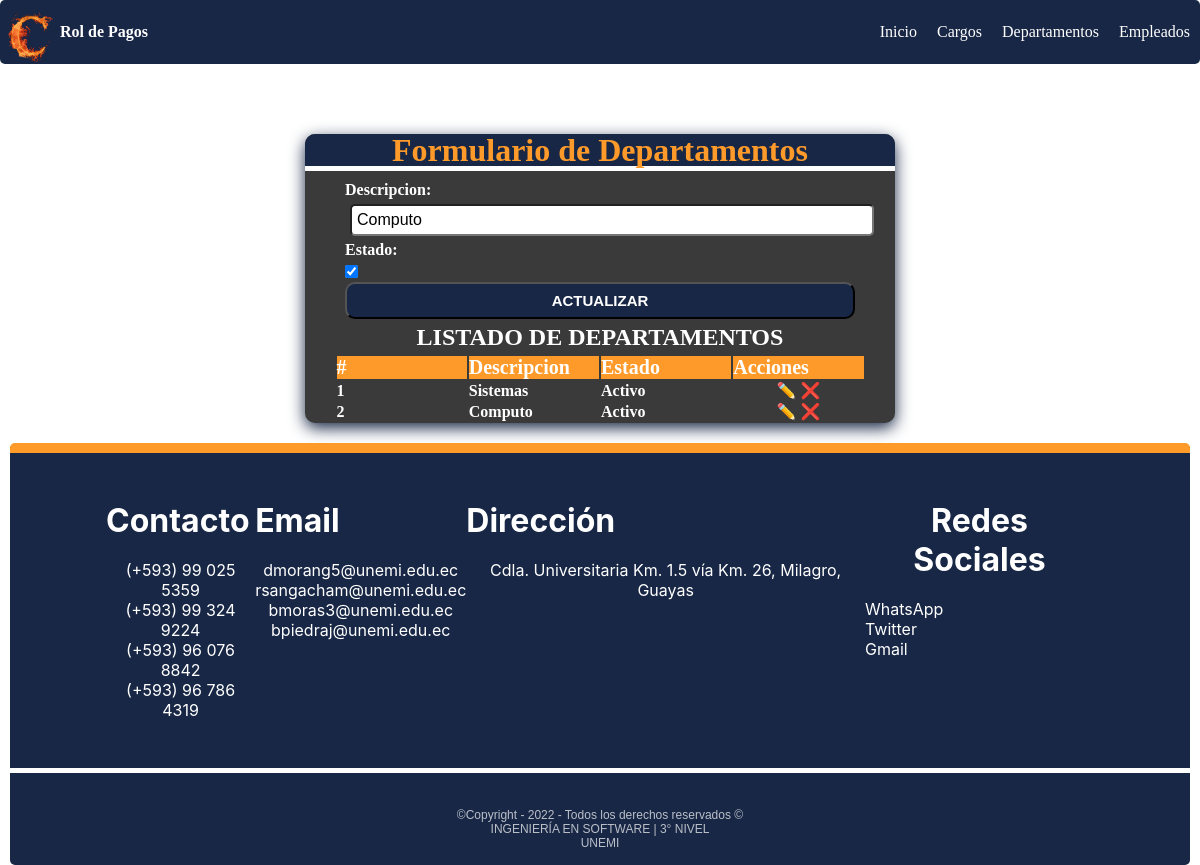
Screenshot of /editar_departamento/2 with the database file from the repository.
### mtto/models.py (models this page shows, shortened)
class Departamento(models.Model):
    descripcion = models.CharField(max_length=100, blank=True, null=True)
    estado = models.BooleanField(default=True)
    fecha_creacion = models.DateTimeField(auto_now_add=False, auto_now=True)
    class Meta:
        verbose_name = "Departamento"
        verbose_name_plural = "Departamentos"
        ordering = ['id']

### mtto/views.py (the view)
# urls.py: path('editar_departamento/<int:id>', editarDepartamento, name="editar_departamento"),
def editarDepartamento(request, id):
    error, departamento_form = None, None
    try:
        departamento = Departamento.objects.get(id=id)
        if request.method == "GET":
            departamento_form = DepartamentoFrom(instance=departamento)
        else:
            departamento_form = DepartamentoFrom(request.POST, instance=departamento)
            if departamento_form.is_valid():
                departamento_form.save()
                return redirect('departamento')
    except Exception as e:
        error = e
    departamentos = Departamento.objects.all()
    return render(request, "pages/departamento.html",
                  {'departamentoForm': departamento_form, 'departamentos': departamentos, 'accion': 'Actualizar'})

### mtto/forms.py
class DepartamentoFrom(forms.ModelForm):
    class Meta:
        model = Departamento
        fields = ['descripcion', 'estado']
        widgets = {
            'descripcion': forms.TextInput(attrs={
                'placeholder': 'Ingrese departamento',
                'class': 'form-group',
                'required': True
            }),
        }

### templates/Pages/departamento.html (shortened to what this page needs)
{% extends "inicio.html" %}
{% load static %}
{% block css %}
   <link rel="stylesheet" href="{% static 'css/formulario.css' %}" />
{% endblock %}
{% block contenido %}
      <section class="form-container">
        <div class="form-header" >
          <h1>Formulario de Departamentos </h1>
        </div>
        <form method="POST" id="form-departamento" class="form">
          {{ departamentoForm.as_p }}
          <button
            id="enviar"
            type="submit"
            name="enviar">
            {{ accion }}
          </button>
        </form>
        <div class="consulta none table-responsive" id="consulta">
          <h2 style="text-align: center;">Listado de Departamentos</h2>
          <table class="consulta-est" id="consulta-est" border="0">
             <thead >
                <th >#</th>
                <th>Descripcion</th>
                <th>Estado</th>
                <th>Acciones</th>
             </thead>
             <tbody class="detalle-est" id="detalle-est">
                {% for departamento in departamentos  %}
                <tr>
                  <td>{{departamento.id}}</td>
                  <td>{{departamento.descripcion}}</td>
                  <td>{% if departamento.estado %}
                    Activo
                    {% else %}
                    Inactivo
                    {% endif %}
                  </td>
                  <td class="acciones">
                    <a href="{% url 'editar_departamento' departamento.id %}">✏️</a>
                    <a href="{% url 'eliminar_departamento' departamento.id %}">❌</a>
                  </td>
                </tr>
                {% endfor %}
             </tbody>
          </table>
       </div>
      </section>
 {% endblock %}

### static/css/main.css (style rules this page uses)
:root { --primary-color: #182745; --secundary-color: #9c000e; --boton-success:#81f0b2; --boton-secundary:#3b3a3a; --boton-warning:#fe9a2a; --boton-cancelar:#fe4093; --font-size:16px; --font-color:#000; --font-color-reverse:#fff; }
html { box-sizing: border-box; font-size: var(--font-size); scroll-behavior: smooth; color:var(--font-color); }
:before,*:after { box-sizing: inherit; }
body { margin:0; overflow-x: hidden; box-sizing: inherit }
a { text-decoration: none; color: var(--font-color-reverse); }

### static/css/footer.css (style rules this page uses)
* { margin: 0; padding: 0; transition: 0.5s; }
body { height: 100vh; width: 100%; position: relative; }

### static/css/formulario.css (style rules this page uses)
.form-container { background-color: var(--boton-secundary); max-width: 50%; min-width: 240px; border-radius: 10px; box-shadow: 0px 5px 16px 0px var(--primary-color); overflow: hidden; color: var(--font-color-reverse); font-weight: 900; margin: 0 auto; }
.form-header { background: var(--primary-color); padding: 1px; text-align: center; border-bottom: 5px solid var(--font-color-reverse); line-height:30px; }
.form-header h1 { color: var(--boton-warning); font-size: 32px; }
form { padding: 5px 40px; }
.form-group input, .form-group select, .form-group textarea, .form-group { display: block; width: 100%; padding: 5px; margin: 5px; font-size: 1rem; border-radius: 5px; }
.form label { margin: 5px auto; display: block; }
.form button { display: block; width: 100%; padding: 8px; background: var(--primary-color); border-radius: 10px; color: var(--font-color-reverse); cursor: pointer; font-weight: 900; font-size: 15px; text-transform: uppercase; transition: background-color 0.3s ease-in-out; }
.table-responsive { width: 100%; overflow-y: hidden; -ms-overflow-style: -ms-autohiding-scrollbar; display: flex; flex-direction:column; justify-content: center; align-items: center; }
.consulta h2 { color: var(--font-color-reverse); text-transform: uppercase; margin-bottom: 3px; text-align: center; }
.consulta-est { width: 90%; }
.consulta-est th { background-color: var(--boton-warning); color:var(--font-color-reverse); font-size:20px; text-align: center; }
.consulta-est th, td { width: 25%; text-align: left; }
.detalle-est .acciones { text-align: center; }

### rows the page displays
Departamento: descripcion "Computo", estado "☑", id "2", shows "Activo"
Departamento: id "1", descripcion "Sistemas", estado "Activo"

### other values shown
{{ accion }} "ACTUALIZAR"
